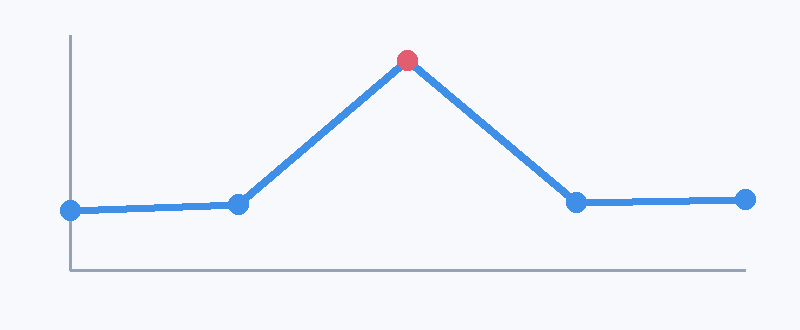
#> input picture prompt-system/examples/data-literacy/assets/media/anomaly-case.png, 800 x 330 px
$ python -i scene.py   (imports and definitions only)
#> lines starting #> are read from the running program, lines starting #| are printed output that depends on the picture
"""Instructional scene renderer (Pillow) — theme-driven and topic-agnostic.

Renders 1920x1080 stills for declarative scene types. The engine offers several
visual grammars—full-bleed media, annotated screenshots, comparison, timeline,
process, data chart, worked example, practice, and legacy cards—so a course does
not collapse into one slide template. ffmpeg later adds motion and captions.

Colors, fonts, and optional vocabulary come from the active theme. Layouts are
engine-owned rather than generated from raw pixel instructions. The quiz option
geometry alone is globally frozen so interactive click-hotspots always align.

Library: render(beat: dict, out_path). CLI: `python scene.py demo` renders one
of each type to engine/_demo_out for visual QA.
"""
from __future__ import annotations
import math
from pathlib import Path
from PIL import Image, ImageDraw, ImageFont, ImageFilter, ImageOps

ROOT = Path(__file__).resolve().parent          # engine/
import sys as _sys
_sys.path.insert(0, str(ROOT))
import theme as _theme
import media as _media
ART = ROOT / "_demo_out"
W, H = 1920, 1080
# [1 line not run here, left out]

# ---- palette -------------------------------------------------------------
# EVERY color comes from the theme (neutral, non-cyberpunk defaults if no theme.json).
# This is the ONLY creative-token surface in the renderer; geometry/timing never change.
def _c(tok):
    return _theme.color(tok, _T)
# [1 line that did not run here, left out]
# [1 line that did not run here, left out]
# [1 line that did not run here, left out]
# [1 line that did not run here, left out]
# [1 line that did not run here, left out]
# [1 line that did not run here, left out]


def group_color(key):
    """Color for a method-of-loci GROUP key (via the theme's clusters); accent by default."""
    return _theme.group_color(key, _T)


def group_order():
    """Ordered group keys for the map (from the theme); empty for single-video courses."""
    return _theme.group_order(_T)


_cache: dict = {}


# [6 lines left out: function font, not called in this run]


def F(size):       return font("regular", size)
def FB(size):      return font("bold", size)
def FSB(size):     return font("semibold", size)
def FSL(size):     return font("light", size)
def MONO(size):    return font("mono", size)


def lerp(a, b, t):
    return tuple(int(a[i] + (b[i] - a[i]) * t) for i in range(3))


# ---- low-level helpers ---------------------------------------------------

# [128 lines left out: functions gradient_bg, add_grid, add_vignette, tracked_text, fit_tracked_font, wrap and 6 more, not called in this run]


# ---- frame (applied to every scene) -------------------------------------

_BG_IMG = None


def set_background(path):
    """Set an atmospheric backdrop (darkened+blurred) composited behind the UI."""
    global _BG_IMG
    if not path:
        _BG_IMG = None
        return
    im = Image.open(path).convert("RGB").resize((W, H))
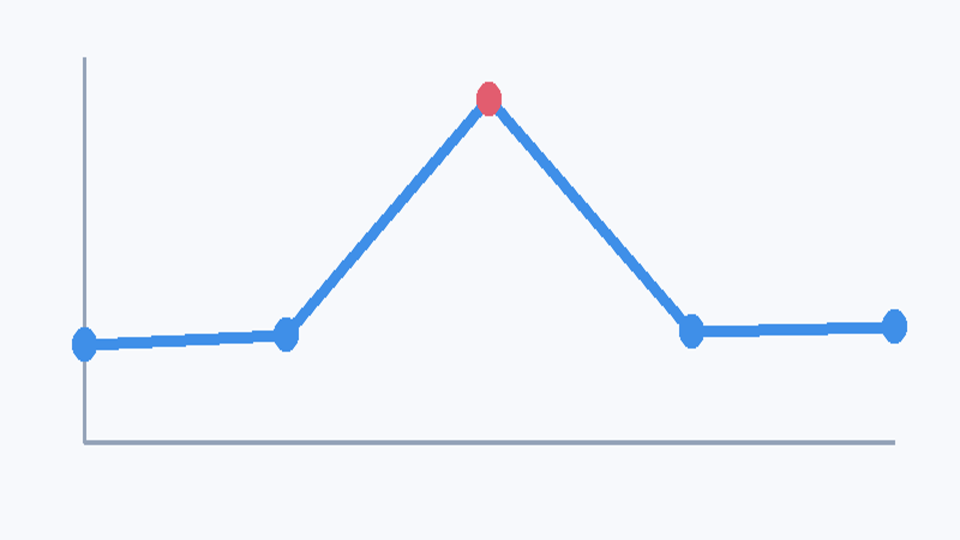
#> im: PIL image 1920x1080 RGB (shown at 1/2 size); mean R, G, B 241.4, 245.3, 250.6
    im = im.filter(ImageFilter.GaussianBlur(6))
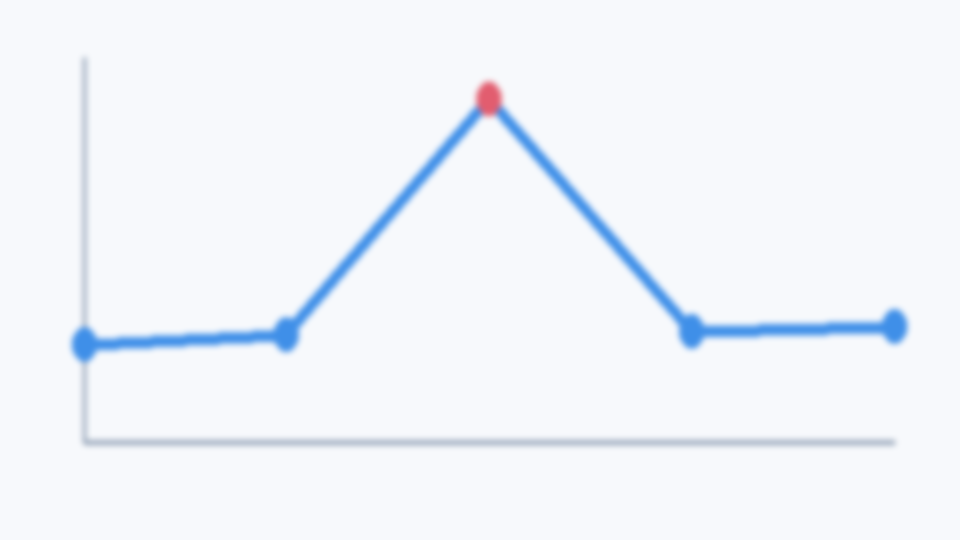
#> im: PIL image 1920x1080 RGB (shown at 1/2 size); mean R, G, B 241.4, 245.3, 250.6
    im = Image.eval(im, lambda p: int(p * 0.42))
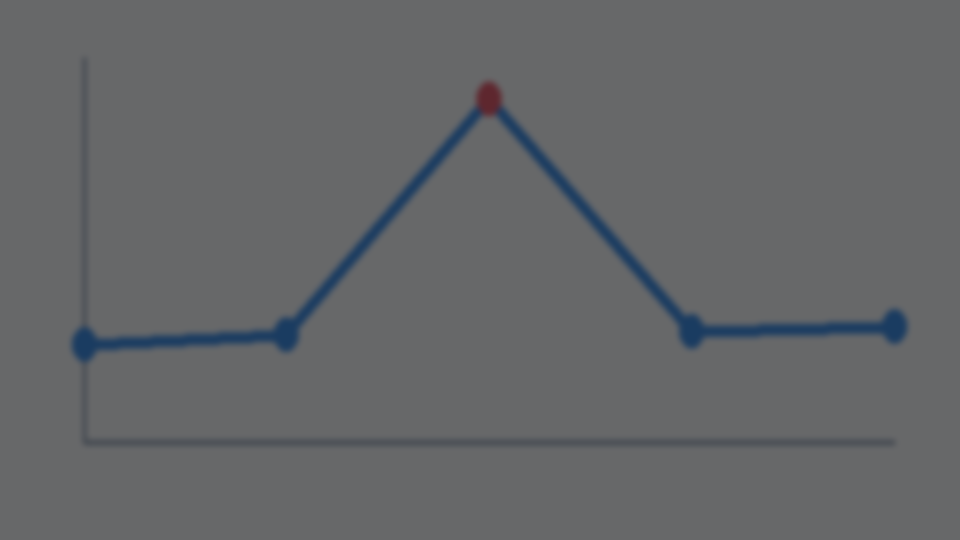
#> im: PIL image 1920x1080 RGB (shown at 1/2 size); mean R, G, B 100.7, 102.5, 104.5
    _BG_IMG = im.convert("RGBA")


# [315 lines left out: functions frame, caption_strip, emblem, integrity_bar, s_title, s_section and 5 more, not called in this run]


QUIZ_BOX_H = 84
QUIZ_BOX_STEP = 100
QUIZ_SAFE_BOTTOM = 890


# [179 lines left out: functions quiz_layout, s_quiz, s_points, s_cheatcard, s_define, s_coldopen and 2 more, not called in this run]


def _asset_meta(ref):
    return _media.get(str(ref)) or {}


# [324 lines left out: functions _place_asset, _media_credit, _arrow, s_image, s_screenshot, _comparison_side and 7 more, not called in this run]


RENDERERS = {
    "title": s_title, "section": s_section, "map": s_map,
    "quote": s_quote, "diagram": s_diagram, "quiz": s_quiz,
    "points": s_points, "cheatcard": s_cheatcard,
    "define": s_define, "coldopen": s_coldopen, "notebook": s_notebook,
    "image": s_image, "screenshot": s_screenshot, "video": s_video,
    "comparison": s_comparison, "timeline": s_timeline, "process": s_process,
    "chart": s_chart, "worked_example": s_worked_example, "practice": s_practice,
    # neutral scene-type names + legacy aliases (same renderer) so authoring stays theme-free
    "persona": s_guardian, "guardian": s_guardian,
    "concept": s_control, "control": s_control,
    "pledge": s_oath, "oath": s_oath,
}


# [98 lines left out: functions render, _demo, not called in this run]


# [4 lines not run here, left out]

>>> result = set_background('../examples/data-literacy/assets/media/anomaly-case.png')
